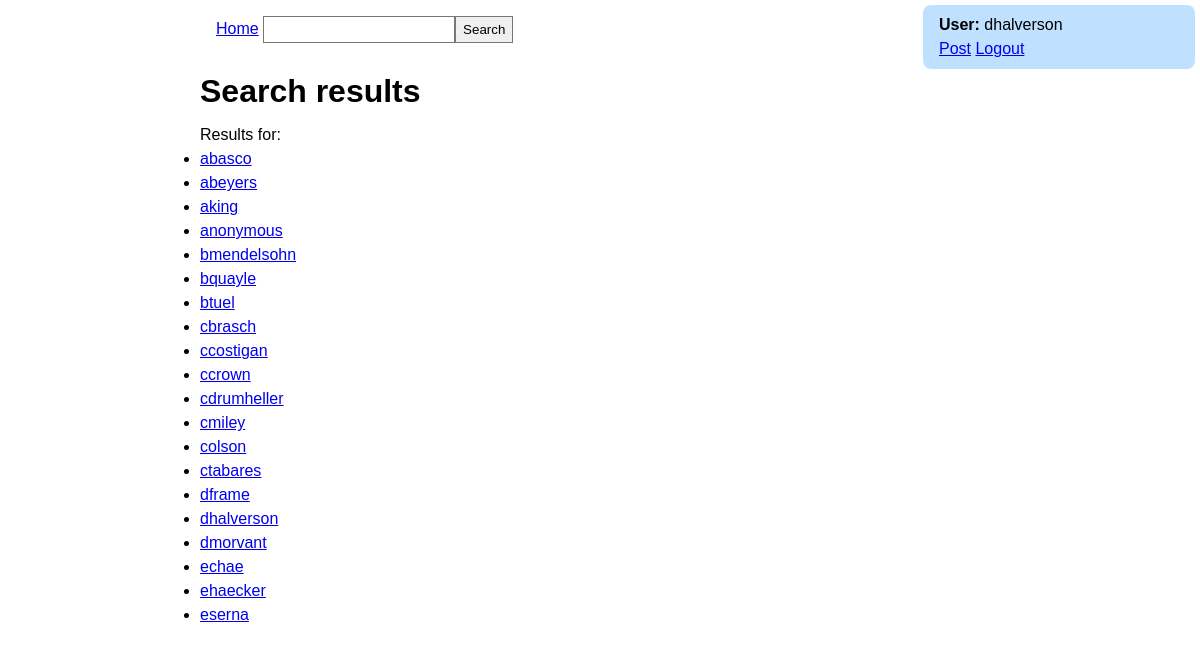
The app's page /search/ (signed in) with its own data.
### tables this page shows
CREATE TABLE users (userid integer PRIMARY KEY, username VARCHAR(32), name TEXT, password VARCHAR(64), 
        email TEXT, usetwofactor INTEGER default 0, salt TEXT);

### blog.py (the view)
@app.route('/search/')
@std_context
def search_page():
    context = request.context
    search = request.args.get('s', '')
    users, validated_search = db.get_users(search)
    context['users'] = users
    context['query'] = validated_search
    return render_template('search_results.html', **context)

### blog.py (called while the page is built)
def std_context(f):
    @wraps(f)
    def wrapper(*args, **kwargs):
        context = {}
        request.context = context
        if 'validated' in session:
            context['loggedin'] = True
            context['username'] = session['username']
        else:
            context['loggedin'] = False
        return f(*args, **kwargs)
    return wrapper

@app.teardown_appcontext
def close_connection(exception):
    database = getattr(g, '_database', None)
    if database is not None:
        database.close()

### db.py (called while the page is built)
def get_db():
    db = getattr(g, '_database', None)
    if db is None:
        base_dir = os.path.dirname(os.path.abspath(__file__))
        db_path = os.path.join(base_dir, DATABASE)
        db = g._database = sqlite3.connect(db_path)
    def make_dicts(cursor, row):
        return dict((cursor.description[idx][0], value)
                    for idx, value in enumerate(row))
    db.row_factory = make_dicts
    return db

def query_db(query, args=(), one=False):
    cur = get_db().execute(query, args)
    rv = cur.fetchall()
    cur.close()
    return (rv[0] if rv else None) if one else rv

def get_users(search):
    query = "SELECT username FROM users WHERE username LIKE ? LIMIT 20"
    validated_search = validation.validate_text(search, max_length=30)
    users = query_db(query, ('%'+validated_search+'%',))
    return users, validated_search

### validation.py (called while the page is built)
def validate_text(user_input: str, max_length=max_post_length):
    replaced_input = user_input
    for key, value in encoding_list.items():
        replaced_input = replaced_input.replace(key, value)
    replaced_input = re.sub(r"&(?!#\d*;)", "&#38;", replaced_input)  # replace & that are not part of previous replaces
    return replaced_input if len(user_input) <= max_length else replaced_input[0:max_length]

### templates/search_results.html (shortened to what this page needs)
{% extends 'base.html' %}
{% block content %}
    <h1>Search results</h1>
    <p>Results for: {{query|safe}}</p>
    <ul>
        {% for user in users %}
        <li>
            <p><a href="/{{user.username|safe}}">{{user.username|safe}}</a></p>
        </li>
        {% endfor %}
    </ul>
{% endblock %}

### templates/base.html (shortened to what this page needs)
<!DOCTYPE html>
<html>
<head>
    <link rel="stylesheet" type="text/css" media="screen" href="/static/main.css" />
</head>
<body>
    <nav>
        <a href="/">Home</a>
        <form action="/search/" method="GET"><input type="text" name="s" /><input type="submit" value="Search" /></form>
    </nav>
    {% block login %}
    {% if loggedin %}
    <div id="userbox">
        <strong>User:</strong> {{username}}<br />
        <a href="/post/">Post</a>
        <a href="/logout/">Logout</a>
    </div>
    {% else %}
    <div id="loginbox">
        <a href="/login/">Login</a> <br>
        <a href="/create_account/">Create Account</a>
    </div>
    {% endif %}
    {% endblock %}
    {% block content %}
    {% endblock %}
</body>
</html>

### static/main.css (style rules this page uses)
body, h1, h2, h3, p, div, li, ul, form, input { margin: 0; padding: 0; line-height: 1em; border: 0; }
body { line-height: 1.5em; font-family: sans-serif; width: 50em; margin: 0 auto; padding-bottom: 2em; }
h1 { padding-top: 0.5em; padding-bottom: 0.5em; }
form input { border: 1px solid #777; line-height: 1.5em; padding: 0.2em 0.5em; }
p { line-height: 1.5em; }
#userbox, #loginbox { position: fixed; top: 5px; right: 5px; width: 15em; height: 3em; background: rgba(128, 196, 255, 0.5); padding: 0.5em 1em; border-radius: 8px; line-height: 1.5em; }
nav { padding: 1em; }
nav a { display: inline; }
nav form { display: inline; }

### records on screen
users: username "dhalverson"
users: username "abasco"
users: username "abeyers"
users: username "aking"
users: username "anonymous"
users: username "bmendelsohn"
users: username "bquayle"
users: username "btuel"
users: username "cbrasch"
users: username "ccostigan"
users: username "ccrown"
users: username "cdrumheller"
users: username "cmiley"
users: username "colson"
users: username "ctabares"
users: username "dframe"
users: username "dmorvant"
users: username "echae"
users: username "ehaecker"
users: username "eserna"
